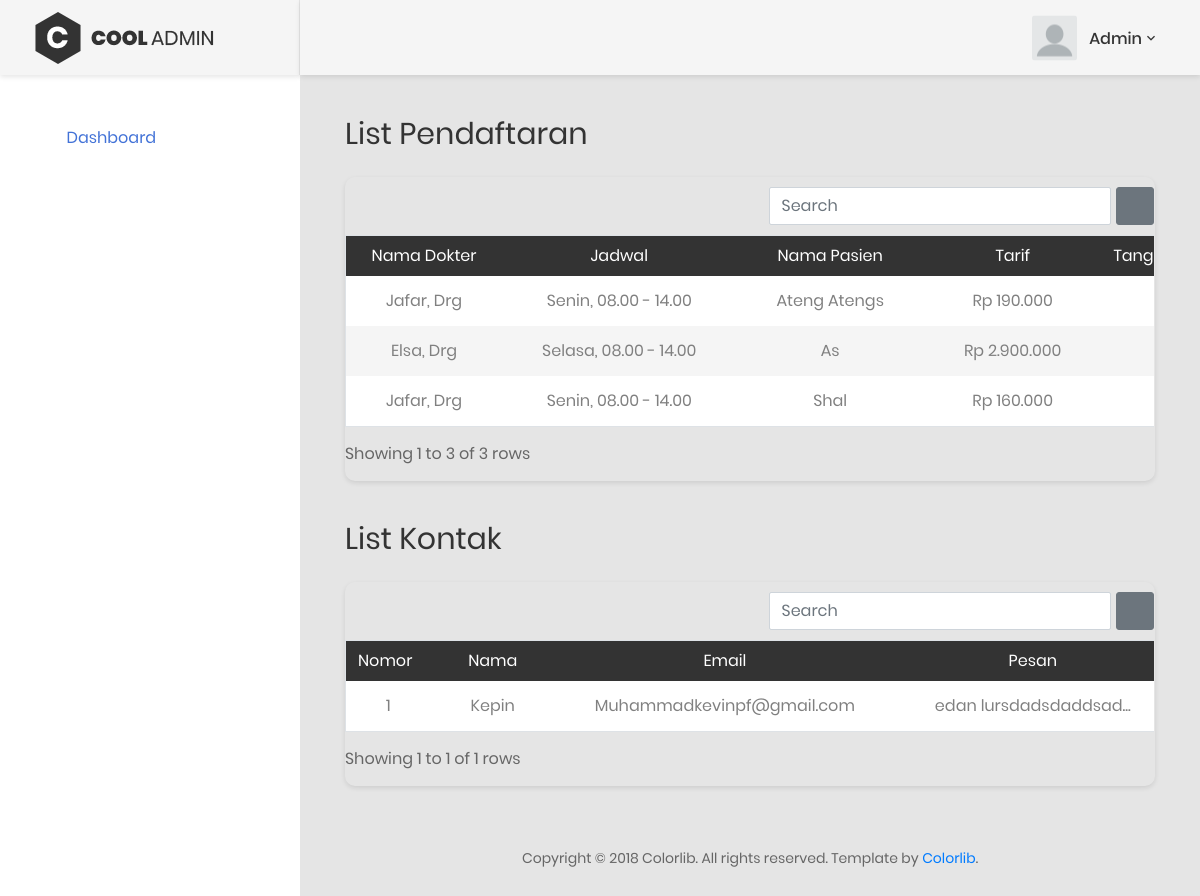
The app's page /admin/index.php with its own data.
### tables this page shows
CREATE TABLE `detailjadwal` (
  `id` int(11) NOT NULL,
  `idDokter` int(11) NOT NULL,
  `idJadwal` int(11) NOT NULL,
  `hari` varchar(20) NOT NULL
);

CREATE TABLE `dokter` (
  `id` int(11) NOT NULL,
  `nama` varchar(50) NOT NULL,
  `harga` int(11) NOT NULL
);

CREATE TABLE `jadwal` (
  `id` int(11) NOT NULL,
  `jam` varchar(20) NOT NULL
);

CREATE TABLE `users` (
  `nik` varchar(20) NOT NULL,
  `nama` varchar(50) NOT NULL,
  `alamat` text NOT NULL,
  `tanggalLahir` date NOT NULL
);

CREATE TABLE `pendaftaran` (
  `id` int(11) NOT NULL,
  `nik` varchar(20) NOT NULL,
  `idJadwal` int(11) NOT NULL,
  `harga` int(11) NOT NULL,
  `status` varchar(50) NOT NULL,
  `created_at` date NOT NULL
);

CREATE TABLE `kontak` (
  `id` int(11) NOT NULL,
  `nama` varchar(20) NOT NULL,
  `email` varchar(50) NOT NULL,
  `pesan` text NOT NULL,
  `created_at` date NOT NULL
);

### class/classJadwal.php (the view, shortened to what this page needs)
<?php
class jadwal{
    public function selectDaftar($conn){
        $sql = "select u.nik,u.nama,p.harga, p.status, d.nama as nama_dokter, dj.hari,p.created_at, j.jam from detailjadwal as dj inner join pendaftaran as p on p.idJadwal = dj.id inner join users as u on u.nik = p.nik inner join dokter as d on d.id = dj.idDokter inner join jadwal as j on j.id = dj.idJadwal";
        $res = $conn->query($sql);
        while($row = $res->fetch_assoc()){
            echo "<tr class='text-center'>
            <td>".$row['nama_dokter'].", drg</td>
            <td>".$row['hari'].", ".$row['jam']."</td>
            <td style='text-transform:capitalize;'>".$row['nama']."</td>
            <td>".$this->rupiah($row['harga'])."</td>
            <td>".$row['created_at']."</td>";
            echo "</tr>";
        }
    }
    function rupiah($angka){
        $hasil_rupiah = "Rp " . number_format($angka,0,',','.');
        return $hasil_rupiah;
    }
}
?>

### class/kontak.php (shortened to what this page needs)
<?php
    class kontak{
        public function selectKontak($conn){
            $no = 1;
            $sql = "select * from kontak order by created_at";
            $res = $conn->query($sql);
            while($row = $res->fetch_assoc()){
                echo "<tr>
                <td>{$no}</td>
                <td class='caps'>".$row['nama']."</td>
                <td>".$row['email']."</td>
                <td>".substr($row['pesan'],0,20)."...</td>
                <td>".$row['created_at']."</td>
                </tr>";
                $no++;
            }
        }
    }
?>

### records on screen
detailjadwal: idDokter.nama "Jafar", hari "Senin", idJadwal.jam "08.00 - 14.00", users.nama "Ateng Atengs", pendaftaran.harga "Rp 190.000", users.nama "Shal", pendaftaran.harga "Rp 160.000"
detailjadwal: idDokter.nama "Elsa", hari "Selasa", idJadwal.jam "08.00 - 14.00", users.nama "As", pendaftaran.harga "Rp 2.900.000"
kontak: nama "Kepin", email "Muhammadkevinpf@gmail.com", pesan "edan lursdadsdaddsad"
